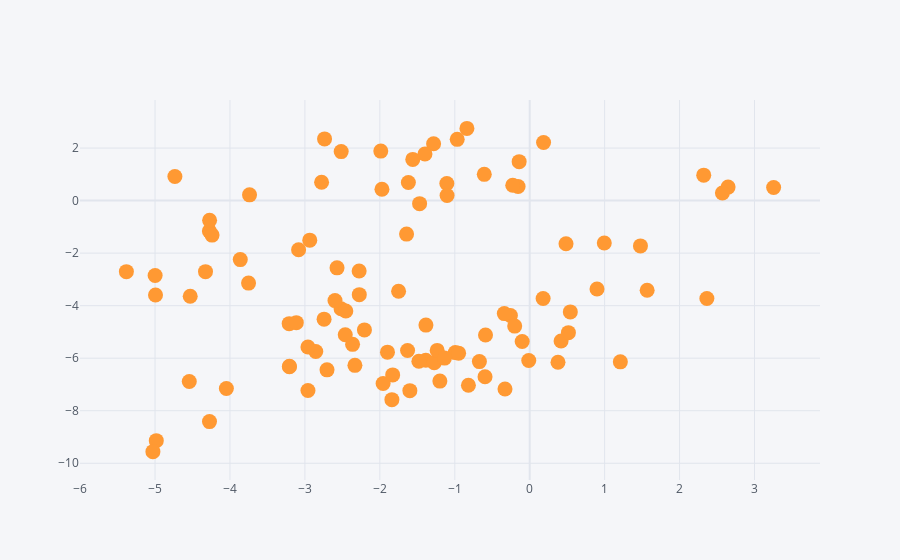

The notebook cell this image was saved under:
### Code cell
df.iplot(x='A', y='B', mode = 'markers', size = 15)
